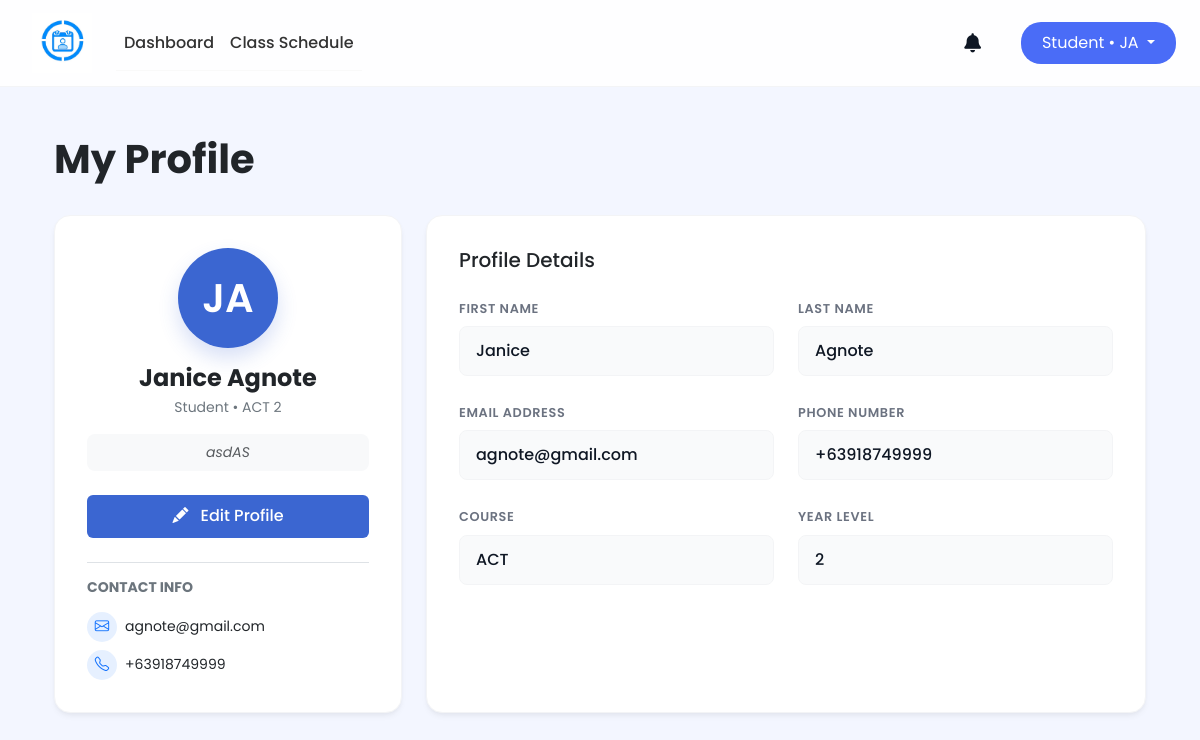
The app's page /src/student_profile.php (signed in), older data.
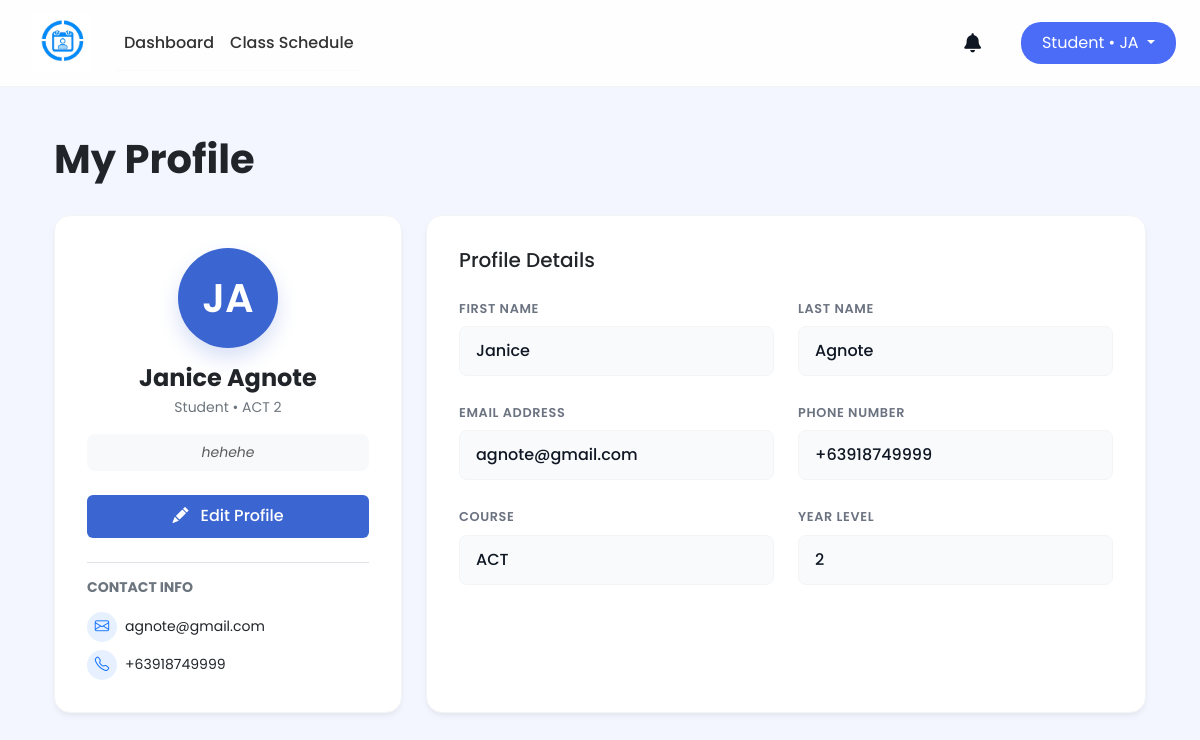
The same page, newer data.
### tables this page shows
CREATE TABLE students (
        id INTEGER PRIMARY KEY AUTOINCREMENT,
        user_id INTEGER UNIQUE,
        student_number TEXT(50) NOT NULL,
        last_name TEXT(50) NOT NULL,
        first_name TEXT(50),
        middle_name TEXT(50),
        age INTEGER,
        phone_number TEXT(20),
        course_id INTEGER NOT NULL,
        year_level INTEGER,
        email TEXT(255) UNIQUE,
        last_notification_check DATETIME DEFAULT "1970-01-01 00:00:00",
        FOREIGN KEY (user_id) REFERENCES users(id),
        FOREIGN KEY (course_id) REFERENCES courses(id)
    );

CREATE TABLE courses (
        id INTEGER PRIMARY KEY AUTOINCREMENT,
        course_name TEXT NOT NULL UNIQUE
    );

CREATE TABLE profiles_students (
    id INTEGER PRIMARY KEY AUTOINCREMENT,
    student_id INTEGER NOT NULL,
    description TEXT(50),

    FOREIGN KEY (student_id) REFERENCES students(id) ON DELETE CASCADE
    );

### src/student_profile.php (the view, shortened to what this page needs)
<?php
$db = get_db();
$user = $_SESSION["user"];
$userId = $user["id"];
$sql = "SELECT s.*, c.course_name, p.description as bio
        FROM students s
        LEFT JOIN courses c ON s.course_id = c.id
        LEFT JOIN profiles_students p ON s.id = p.student_id
        WHERE s.user_id = ?";
$stmt = $db->prepare($sql);
$stmt->bindValue(1, $userId);
$result = $stmt->execute();
$student = $result->fetchArray(SQLITE3_ASSOC);
$fullName = $student['first_name'] . ' ' . $student['last_name'];
$f_initial = strtoupper(substr($student['first_name'] ?: $user['name'], 0, 1));
$l_initial = !empty($student['last_name']) ? strtoupper(substr($student['last_name'], 0, 1)) : '';
if ($l_initial === '') {
    $initials = strtoupper(substr($user['name'], 0, 2));
} else {
    $initials = $f_initial . $l_initial;
}
$courseName = $student['course_name'] ?? '';
$courseAcronym = "Course";
if (stripos($courseName, 'Information System') !== false) {
    $courseAcronym = "BSIS";
} elseif (stripos($courseName, 'Computer Technology') !== false) {
    $courseAcronym = "ACT";
} elseif (!empty($courseName)) {
    $courseAcronym = substr($courseName, 0, 4);
}
$yearLevel = $student['year_level'] ?? 1;
?>
<!DOCTYPE html>
<html lang="en">
<head>
    <link href="https://cdn.jsdelivr.net/npm/bootstrap@5.3.3/dist/css/bootstrap.min.css" rel="stylesheet">
    <link href="https://cdnjs.cloudflare.com/ajax/libs/font-awesome/6.0.0/css/all.min.css" rel="stylesheet">
    <link rel="stylesheet" href="https://cdn.jsdelivr.net/npm/bootstrap-icons@1.11.1/font/bootstrap-icons.css">
    <link rel="stylesheet" href="../styles/student_profile.css">
    <link rel="stylesheet" href="../styles/student.css">
    <link rel="stylesheet" href="../styles/notification.css">
</head>
<body class="d-flex flex-column min-vh-100 position-relative">
    <nav class="navbar navbar-expand-lg sticky-top">
        <div class="container-fluid px-4">
            <a class="navbar-brand ms-2" href="student_dashboard.php">
                <img src="../img/logo.png" width="60" height="60" class="me-2">
            </a>
            <div class="offcanvas offcanvas-start" tabindex="-1" id="offcanvasNavbar" aria-labelledby="offcanvasNavbarLabel">
            <div class="offcanvas-body">
                <ul class="navbar-nav justify-content-start flex-grow-1 pe-3">
                    <li class="nav-item"><a class="nav-link" href="student_dashboard.php">Dashboard</a></li>
                    <li class="nav-item"><a class="nav-link" href="student_schedule.php">Class Schedule</a></li>
                </ul>
            </div>
            </div>
            <div class="d-flex align-items-center gap-3">
                <div class="dropdown notification-container me-4 position-relative">
                    <i class="fa-solid fa-bell dropdown-toggle"
                       id="notificationDropdown"
                       data-bs-toggle="dropdown"
                       aria-expanded="false"
                       style="font-size: 1.2rem;">
                    </i>
                </div>
                <div class="dropdown">
                    <button class="btn btn-student dropdown-toggle" type="button" data-bs-toggle="dropdown">
                        <span class="student-text">Student • </span><?php echo htmlspecialchars($initials); ?>
                    </button>
                </div>
            </div>
        </div>
    </nav>
    <main class="container px-4 py-5">
        <div class="d-flex justify-content-between align-items-center mb-4">
            <h1 class="fw-bold text-dark mb-2">My Profile</h1>
        </div>
        <div class="row g-4">
            <div class="col-lg-4">
                <div class="card-custom text-center h-100">
                    <div class="profile-avatar mb-3">
                        <?= $initials ?>
                    </div>
                    <h4 class="fw-bold mb-1 text-dark">
                        <?= htmlspecialchars($fullName) ?>
                    </h4>
                    <p class="text-secondary small mb-3">
                        Student • <?= htmlspecialchars($courseAcronym . ' ' . $yearLevel) ?>
                    </p>
                    <div class="bio-section mb-4 px-3 py-2 bg-light rounded-3">
                        <p class="text-muted small mb-0 fst-italic">
                            <?= !empty($student['bio']) ? nl2br(htmlspecialchars($student['bio'])) : 'No bio added yet.' ?>
                        </p>
                    </div>
                    <button type="button" class="btn btn-edit mb-4 w-100" data-bs-toggle="modal" data-bs-target="#editProfileModal">
                        <i class="bi bi-pencil-fill me-2"></i> Edit Profile
                    </button>
                    <div class="text-start mt-auto pt-3 border-top">
                        <h6 class="fw-bold mb-3 small text-uppercase text-secondary ls-1">Contact Info</h6>
                        <div class="d-flex align-items-center mb-2">
                            <div class="icon-circle bg-primary bg-opacity-10 text-primary me-2">
                                <i class="bi bi-envelope"></i>
                            </div>
                            <span class="small text-dark"><?= htmlspecialchars($student['email']) ?></span>
                        </div>
                        <div class="d-flex align-items-center">
                            <div class="icon-circle bg-primary bg-opacity-10 text-primary me-2">
                                <i class="bi bi-telephone"></i>
                            </div>
                            <span class="small text-dark"><?= htmlspecialchars($student['phone_number']) ?></span>
                        </div>
                    </div>
                </div>
            </div>
            <div class="col-lg-8">
                <div class="card-custom h-100">
                    <h5 class="fw-medium mb-4 text-dark">Profile Details</h5>
                    <div class="row g-4">
                        <div class="col-md-6">
                            <label class="form-label-custom">First Name</label>
                            <input type="text" class="form-control form-control-view"
                                   value="<?= htmlspecialchars($student['first_name']) ?>" readonly>
                        </div>
                        <div class="col-md-6">
                            <label class="form-label-custom">Last Name</label>
                            <input type="text" class="form-control form-control-view"
                                   value="<?= htmlspecialchars($student['last_name']) ?>" readonly>
                        </div>
                        <div class="col-md-6">
                            <label class="form-label-custom">Email Address</label>
                            <input type="text" class="form-control form-control-view"
                                   value="<?= htmlspecialchars($student['email']) ?>" readonly>
                        </div>
                        <div class="col-md-6">
                            <label class="form-label-custom">Phone Number</label>
                            <input type="text" class="form-control form-control-view"
                                   value="<?= htmlspecialchars($student['phone_number']) ?>" readonly>
                        </div>
                        <div class="col-md-6">
                            <label class="form-label-custom">Course</label>
                            <input type="text" class="form-control form-control-view"
                                   value="<?= htmlspecialchars($courseAcronym) ?>" readonly>
                        </div>
                        <div class="col-md-6">
                            <label class="form-label-custom">Year Level</label>
                            <input type="text" class="form-control form-control-view"
                                   value="<?= htmlspecialchars($yearLevel) ?>" readonly>
                        </div>
                    </div>
                </div>
            </div>
        </div>
    </main>
</body>
</html>

### styles/student_profile.css (style rules this page uses)
:root { --brand-blue: #3b66d1; --brand-blue-hover: #2d52b0; --brand-dark: #0f1724; --brand-light: #f5f7ff; }
body { font-family: 'Poppins', sans-serif; color: var(--brand-dark); background-color: #f3f6ff; }
.card-custom { background: white; border-radius: 1rem; border: 1px solid #f3f4f6; box-shadow: 0 4px 6px -1px rgba(0, 0, 0, 0.05), 0 2px 4px -1px rgba(0, 0, 0, 0.03); padding: 2rem; }
.profile-avatar { width: 100px; height: 100px; background: var(--brand-blue); color: white; font-size: 2.5rem; font-weight: 600; display: flex; align-items: center; justify-content: center; border-radius: 50%; margin: 0 auto; box-shadow: 0 10px 20px rgba(59, 102, 209, 0.2); }
.icon-circle { width: 30px; height: 30px; display: flex; align-items: center; justify-content: center; border-radius: 50%; font-size: 0.9rem; }
.form-label-custom { color: #6b7280; font-size: 0.8rem; font-weight: 600; text-transform: uppercase; letter-spacing: 0.05em; margin-bottom: 0.5rem; }
.form-control-view { background-color: #f9fafb; border: 1px solid #f3f4f6; color: var(--brand-dark); font-weight: 500; padding: 0.75rem 1rem; border-radius: 0.5rem; }
.btn-edit { background-color: var(--brand-blue); color: white; border: none; font-weight: 500; padding: 0.6rem 1.2rem; transition: all 0.2s; }
.btn-student { background-color: #4a6cf7; color: white; border-radius: 20px; padding: 8px 20px; }

### styles/student.css (style rules this page uses)
:root { --brand-blue: #3b66d1; --brand-blue-hover: #2d52b0; --brand-dark: #0f1724; --brand-light: #f5f7ff; }
body { font-family: 'Poppins', sans-serif; color: var(--brand-dark); background-color: #f3f6ff; }
.navbar { background-color: rgba(255, 255, 255, 0.95); border-bottom: 1px solid #f3f4f6; padding: 0.5rem 0; }
.offcanvas { max-width: 80%; }
.offcanvas-body { padding: 0; }
.offcanvas-body .nav-link { display: block; padding: 15px 25px; color: #444; font-weight: 500; font-size: 1rem; border-bottom: 1px solid #f9f9f9; margin: 0; }
.btn-student { background-color: #4a6cf7; color: white; border-radius: 20px; padding: 8px 20px; white-space: nowrap; }
@media (min-width: 992px) { .nav-link { color: #333 !important; font-weight: 500; margin: 0 15px; transition: color 0.2s; } }

### styles/notification.css (style rules this page uses)
.notification-container { display: flex; align-items: center; }
.notification-container .fa-bell { transition: color 0.3s ease; cursor: pointer; }
.notification-container .dropdown-toggle::after { display: none; }

Row changes from the older to the newer data that the page shows:
changed students "JA": profiles_students.description "asdAS" → "hehehe"
